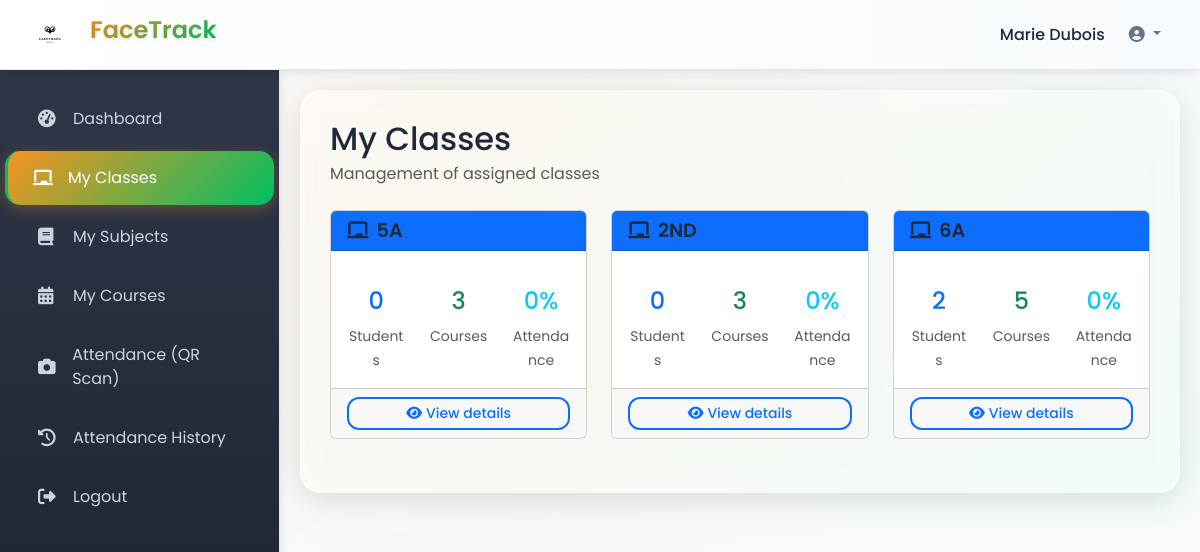
/enseignant/classes/ (signed in), run on the app's committed database.
### school/models.py (models this page shows, shortened)
class User(AbstractUser):
    ROLE_CHOICES = [
        ('ADMIN', 'Administrator'),
        ('ENSEIGNANT', 'Teacher'),
        ('ELEVE', 'Student'),
        ('PARENT', 'Parent'),
    ]
    role = models.CharField(max_length=20, choices=ROLE_CHOICES, default='ELEVE')
    date_naissance = models.DateField(null=True, blank=True)
    adresse = models.TextField(blank=True)
    telephone = models.CharField(max_length=15, blank=True)

class Classe(models.Model):
    CLASSE_CHOICES = [
        ('Form1_A', 'Form 1A'), ('Form1_B', 'Form 1B'),
        ('Form2_A', 'Form 2A'), ('Form2_B', 'Form 2A'),
        ('Form3_A', 'Form 3A'), ('Form3_B', 'Form 3B'),
        ('Form4_A', '3rd A'), ('Form4_B', 'Form 4B'),
        ('Form5_A', 'Form 5A'),
        ('Lower_Sixth', 'Lower Sixth'),
        ('Upper_Sixth', 'Upper_Sixth'),
    ]
    CYCLE_CHOICES = [
        ('PREMIER', 'First cycle (Form 1 → Form 5)'),
        ('SECOND', 'Second cycle (Lower → Upper)'),
    ]
    nom = models.CharField(max_length=20, choices=CLASSE_CHOICES)
    cycle = models.CharField(max_length=10, choices=CYCLE_CHOICES, default='PREMIER')  # 👈 default ajouté
    annee_scolaire = models.CharField(max_length=9, null=True, blank=True)  # ex: "2023-2024"
    capacite = models.IntegerField(default=30)
    date_creation = models.DateTimeField(auto_now_add=True)

### school/views.py (the view)
# urls.py: path('enseignant/classes/', views.teacher_classes, name='teacher_classes'),
@login_required
def teacher_classes(request):
    if request.user.role != 'ENSEIGNANT':
        messages.error(request, 'Access denied.')
        return redirect('login')
    try:
        enseignant = Enseignant.objects.get(user=request.user)
        classes = Classe.objects.filter(cours__enseignant=enseignant).distinct()
        classes_with_stats = []
        for classe in classes:
            nb_eleves = Eleve.objects.filter(classe=classe).count()
            nb_cours = Cours.objects.filter(enseignant=enseignant, classe=classe).count()
            debut_semaine = timezone.now().date() - timedelta(days=7)
            presences_classe = Presence.objects.filter(
                session_appel__cours__classe=classe,
                session_appel__cours__enseignant=enseignant,
                session_appel__cours__date__gte=debut_semaine
            )
            total_presences = presences_classe.count()
            presences_validees = presences_classe.filter(statut__in=['PRESENT', 'RETARD']).count()
            taux_presence = round((presences_validees / total_presences * 100) if total_presences > 0 else 0, 1)
            classes_with_stats.append({
                'classe': classe,
                'nb_eleves': nb_eleves,
                'nb_cours': nb_cours,
                'taux_presence': taux_presence
            })
        context = {
            'enseignant': enseignant,
            'classes_with_stats': classes_with_stats,
        }
        return render(request, 'teacher_classes.html', context)
    except Enseignant.DoesNotExist:
        messages.error(request, 'Teacher profile not found.')
        return redirect('login')

### school/templates/teacher_classes.html (shortened to what this page needs)
{% extends 'dashboard_base.html' %}
{% load static %}
{% block sidebar %}
    {% include 'sidebar_teacher.html' %}
{% endblock %}
{% block content %}
<div class="d-flex justify-content-between align-items-center mb-4">
    <div>
        <h2 class="mb-1">My Classes</h2>
        <p class="text-muted mb-0">Management of assigned classes</p>
    </div>
</div>
    <div class="row">
    {% if classes_with_stats %}
        {% for class_data in classes_with_stats %}
        <div class="col-md-6 col-lg-4 mb-4">
            <div class="card h-100">
                <div class="card-header bg-primary text-white">
                    <h5 class="card-title mb-0">
                        <i class="fas fa-chalkboard me-2"></i>{{ class_data.classe.nom }}
                    </h5>
                </div>
                <div class="card-body">
                    <div class="row text-center">
                        <div class="col-4">
                            <div class="stat-item">
                                <h4 class="text-primary">{{ class_data.nb_eleves }}</h4>
                                <small class="text-muted">Students</small>
                            </div>
                        </div>
                        <div class="col-4">
                            <div class="stat-item">
                                <h4 class="text-success">{{ class_data.nb_cours }}</h4>
                                <small class="text-muted">Courses</small>
                            </div>
                        </div>
                        <div class="col-4">
                            <div class="stat-item">
                                <h4 class="text-info">{{ class_data.taux_presence }}%</h4>
                                <small class="text-muted">Attendance</small>
                            </div>
                        </div>
                    </div>
                </div>
                <div class="card-footer">
                    <button class="btn btn-outline-primary btn-sm w-100" onclick="viewClassDetails('{{ class_data.classe.id }}')">
                        <i class="fas fa-eye me-1"></i>View details
                    </button>
                </div>
            </div>
        </div>
        {% endfor %}
    {% endif %}
</div>
{% endblock %}

### school/templates/dashboard_base.html (shortened to what this page needs)
<!DOCTYPE html>
<html lang="en">
<head>
    <link href="https://cdn.jsdelivr.net/npm/bootstrap@5.3.3/dist/css/bootstrap.min.css" rel="stylesheet">
    <link rel="stylesheet" href="https://cdnjs.cloudflare.com/ajax/libs/font-awesome/6.4.0/css/all.min.css">
    {% load static %}
    <link rel="stylesheet" href="{% static 'css/dashboard.css' %}">
    <link rel="stylesheet" href="{% static 'css/dashboard_enhancements.css' %}">
</head>
<body>
    <header class="dashboard-header">
        <div class="header-left">
            <div class="logo-container">
                <img src="{% static 'imgs/FaceTrack-logo.svg' %}" alt="FaceTrack Logo" class="logo">
            </div>
            <h1 class="college-name">FaceTrack</h1>
        </div>
        <div class="header-right">
            <div class="user-profile">
                <span class="user-name">{{ user.get_full_name|default:user.username }}</span>
                <div class="dropdown profile-dropdown">
                    <button class="btn btn-link dropdown-toggle" type="button" id="profileDropdown"
                        data-bs-toggle="dropdown" data-bs-auto-close="true" aria-expanded="false">
                        <i class="fas fa-user-circle"></i>
                    </button>
                </div>
            </div>
        </div>
    </header>
    <aside class="dashboard-sidebar">
        <nav class="sidebar-nav">
            {% block sidebar %}{% endblock %}
        </nav>
    </aside>
    <main class="dashboard-main">
        <div class="main-container">
            {% block content %}{% endblock %}
        </div>
    </main>
</body>
</html>

### school/static/css/dashboard.css (style rules this page uses)
:root { --primary-color: #f79320; --primary-hover: #e6851a; --accent-color: #00bf63; --accent-hover: #00a857; --text-primary: #1e293b; --text-secondary: #64748b; --border-color: #e2e8f0; --bg-light: #f8fafc; --bg-gradient: linear-gradient(135deg, #667eea 0%, #764ba2 100%); --bg-pattern: radial-gradient( circle at 25% 25%, rgba(247, 147, 32, 0.05) 0%, transparent 50% ); --shadow: 0 2px 10px rgba(0, 0, 0, 0.1); --shadow-hover: 0 4px 20px rgba(0, 0, 0, 0.15); --card-bg: linear-gradient(145deg, #ffffff 0%, #f8fafc 100%); --sidebar-bg: linear-gradient(180deg, #2d3748 0%, #1a202c 100%); --header-bg: linear-gradient(90deg, #ffffff 0%, #f7fafc 100%); }
* { margin: 0; padding: 0; box-sizing: border-box; }
body { font-family: "Poppins", Arial, sans-serif; background: var(--bg-light); background-image: var(--bg-pattern); color: var(--text-primary); overflow-x: hidden; position: relative; }
body::before { content: ""; position: fixed; top: 0; left: 0; width: 100%; height: 100%; background: radial-gradient( circle at 20% 80%, rgba(247, 147, 32, 0.03) 0%, transparent 50% ), radial-gradient( circle at 80% 20%, rgba(0, 191, 99, 0.03) 0%, transparent 50% ); pointer-events: none; z-index: -1; }
.dashboard-header { position: fixed; top: 0; left: 0; right: 0; height: 70px; background: var(--header-bg); border-bottom: 1px solid var(--border-color); display: flex; align-items: center; justify-content: space-between; padding: 0 30px; z-index: 1000; box-shadow: var(--shadow); backdrop-filter: blur(10px); }
.header-left { display: flex; align-items: center; gap: 20px; }
.logo-container .logo { width: 40px; height: 40px; filter: none; transition: transform 0.3s ease; }
.college-name { font-size: 1.5rem; font-weight: 600; background: linear-gradient( 135deg, var(--primary-color), var(--accent-color) ); -webkit-background-clip: text; -webkit-text-fill-color: transparent; background-clip: text; }
.header-right { display: flex; align-items: center; }
.user-profile { display: flex; align-items: center; gap: 15px; }
.user-name { font-weight: 500; color: var(--text-primary); }
.profile-dropdown .btn { color: var(--text-secondary); text-decoration: none; padding: 8px; transition: all 0.3s ease; }
.dashboard-sidebar { position: fixed; left: 0; top: 70px; width: 280px; height: calc(100vh - 70px); background: var(--sidebar-bg); border-right: 1px solid var(--border-color); overflow-y: auto; z-index: 999; box-shadow: var(--shadow); }
.sidebar-nav { padding: 20px 0; }
.dashboard-main { margin-left: 280px; margin-top: 70px; min-height: calc(100vh - 70px); background: var(--bg-light); background-image: var(--bg-pattern); padding: 20px; }
.main-container { padding: 30px; background: rgba(255, 255, 255, 0.7); border-radius: 20px; backdrop-filter: blur(10px); box-shadow: 0 8px 32px rgba(0, 0, 0, 0.1); }
.card-header { display: flex; align-items: center; justify-content: space-between; margin-bottom: 20px; }
.card-title { font-size: 1.2rem; font-weight: 600; color: var(--text-primary); margin: 0; }

### school/static/css/dashboard_enhancements.css (style rules this page uses)
.btn { border-radius: 12px; font-weight: 500; transition: all 0.3s ease; position: relative; overflow: hidden; }
.btn::before { content: ""; position: absolute; top: 0; left: -100%; width: 100%; height: 100%; background: linear-gradient( 90deg, transparent, rgba(255, 255, 255, 0.2), transparent ); transition: left 0.5s ease; }
.btn-outline-primary, .btn-outline-success, .btn-outline-info { border: 2px solid; background: transparent; position: relative; overflow: hidden; }
.college-name { text-shadow: 0 2px 4px rgba(0, 0, 0, 0.1); }
.main-container { position: relative; }
.main-container::before { content: ""; position: absolute; top: -10px; left: -10px; right: -10px; bottom: -10px; background: linear-gradient( 135deg, rgba(247, 147, 32, 0.05), rgba(0, 191, 99, 0.05) ); border-radius: 25px; z-index: -1; filter: blur(20px); }

### data on the page
User: get_full_name "Marie Dubois"
Classe: classe.nom "5A", nb_eleves "0", nb_cours "3", taux_presence "0"
Classe: classe.nom "2ND", nb_eleves "0", nb_cours "3", taux_presence "0"
Classe: classe.nom "6A", nb_eleves "2", nb_cours "5", taux_presence "0"
